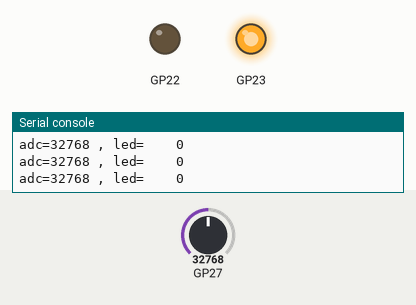
Recording of a program running on a simulated Raspberry Pi Pico running MicroPython. Parts: output pins drawn as LEDs (lit = HIGH), the last lines printed to the serial console. Inputs (shaded band) come from the test bench; at power-on: GP27 = 32768 (analog values on the 0–65535 scale).

Above: at 1.2 s.
1.3 s: GP27 set to 31552
At 2.0 s:
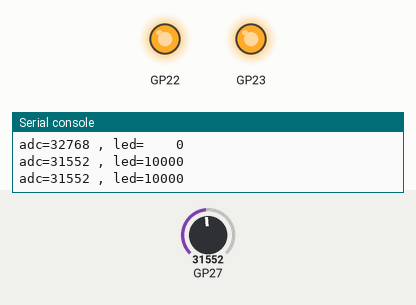
3.0 s: GP27 set to 32767
At 3.3 s:
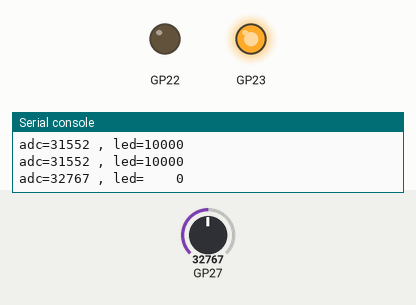
4.5 s: GP27 set to 19660
At 5.7 s:
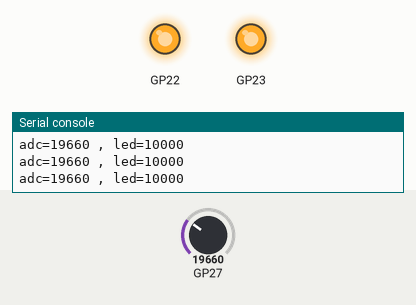
Timing chart, 0 to 7.5 s (numbered marks = the images above; inputs shaded):
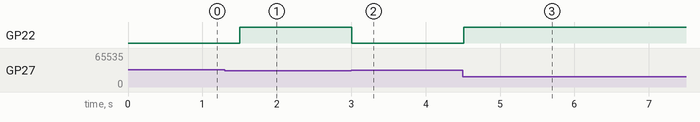

The program:

analog-ldr.py
```python
from machine import Pin, ADC
import time

TURN_ON = 32000 # 0 - 65535

# Désactive PowerSafe (lower ripple)
Pin( 23, Pin.OUT, value=True )

a1 = ADC( Pin( Pin.board.GP27 ) )
led = Pin( Pin.board.GP22, Pin.OUT )
while True:
    # Effectuer 10 mesures
    val = 0
    for i in range( 10 ):
        val += a1.read_u16()
    # calculer la moyenne
    val = val/10

    led_value = val < TURN_ON
    led.value( led_value )
    print( 'adc=%5i , led=%5i' % (val,10000 if led_value==True else 0) )
    time.sleep_ms( 300 )
```

Measured:
- the behaviour switches between 32000 and 31984 on GP27 (found by bisection; images 0 and 1)
- after the input at 1.3 s, GP22: LOW → HIGH after 0.20 s
- after the input at 3.0 s, GP22: HIGH → LOW at once
- after the input at 4.5 s, GP22: LOW → HIGH at once
